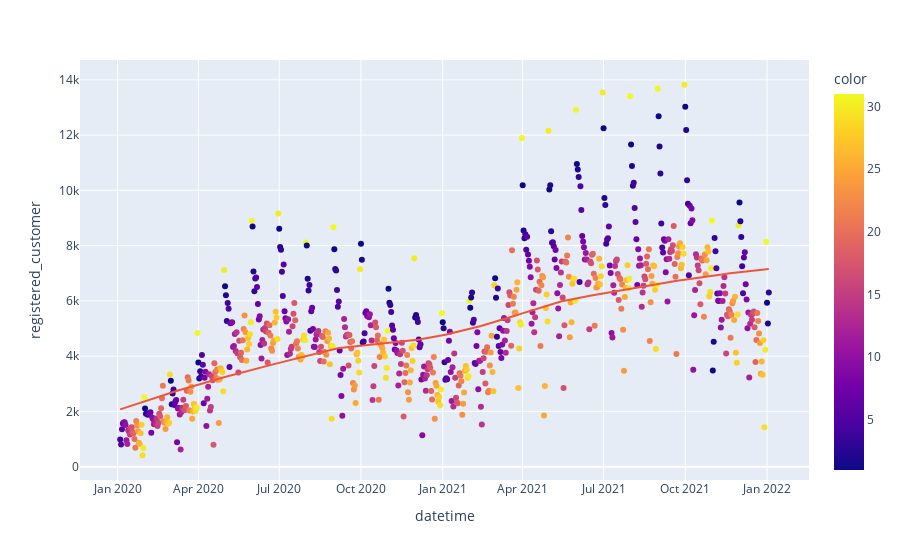

Write notebook code for a chart like this one.
### Code cell
px.scatter(df_2,x="datetime",y="registered_customer",color=df_2.datetime.dt.day,trendline="lowess")

### Figure 1 — Plotly figure (JSON) as saved in the notebook; plotly's stock layout.template omitted (floating-point values rounded to 4 significant figures; data arrays with more than 128 entries replaced by an {"elided": "..."} marker saying what was removed)
{"data": [{"hovertemplate": "datetime=%{x}<br>registered_customer=%{y}<br>color=%{marker.color}<extra></extra>", "legendgroup": "", "marker": {"color": {"elided": "731 int values"}, "coloraxis": "coloraxis", "symbol": "circle"}, "mode": "markers", "name": "", "orientation": "v", "showlegend": false, "type": "scatter", "x": {"elided": "731 str values"}, "xaxis": "x", "y": {"elided": "731 int values"}, "yaxis": "y"}, {"hovertemplate": "<b>LOWESS trendline</b><br><br>datetime=%{x}<br>registered_customer=%{y} <b>(trend)</b><extra></extra>", "legendgroup": "", "marker": {"symbol": "circle"}, "mode": "lines", "name": "", "showlegend": false, "type": "scatter", "x": {"elided": "731 str values"}, "xaxis": "x", "y": {"elided": "731 float values"}, "yaxis": "y"}], "layout": {"coloraxis": {"colorbar": {"title": {"text": "color"}}, "colorscale": [[0, "#0d0887"], [0.1111, "#46039f"], [0.2222, "#7201a8"], [0.3333, "#9c179e"], [0.4444, "#bd3786"], [0.5556, "#d8576b"], [0.6667, "#ed7953"], [0.7778, "#fb9f3a"], [0.8889, "#fdca26"], [1, "#f0f921"]]}, "legend": {"tracegroupgap": 0}, "margin": {"t": 60}, "xaxis": {"anchor": "y", "domain": [0, 1], "title": {"text": "datetime"}}, "yaxis": {"anchor": "x", "domain": [0, 1], "title": {"text": "registered_customer"}}}}
